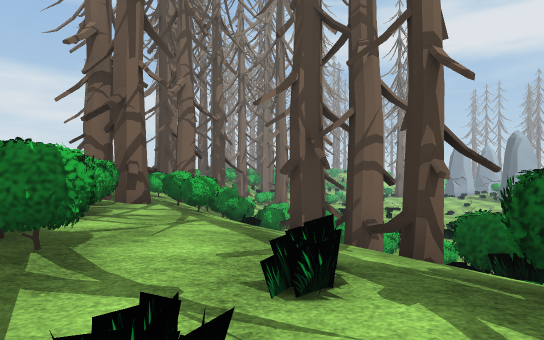
[1] (above)

21 first-person views from a walk through a Unity game level. The camera is 1.2 m above the floor, looks level and sees 75° across. The floor is counted in squares, 2 m on a side. Each view is taken from the middle of a square. On the plan, view 1 faces up. The plan holds only what a view shows up to about 10 squares ahead; the rest is blank. The place goes on beyond the plan. Some surface patterns are stand-ins.

[2]
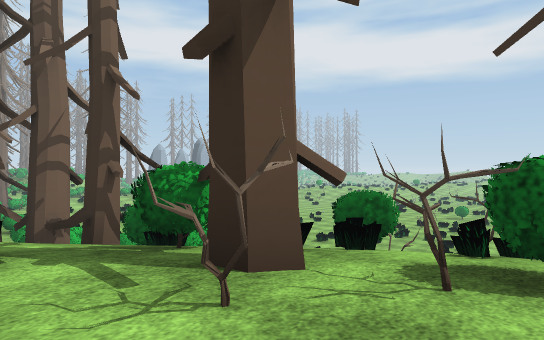

[3]
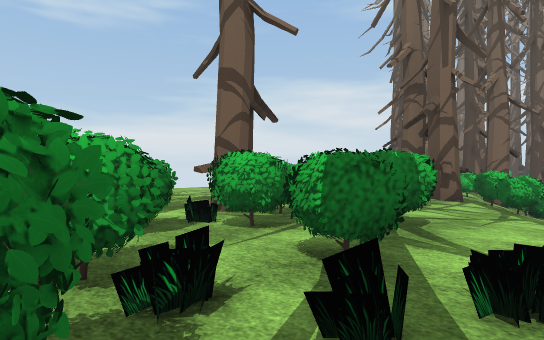

[4]
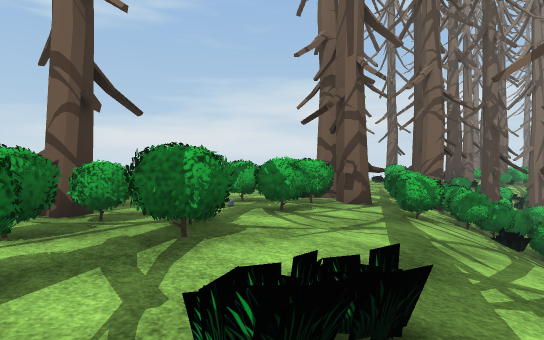

[5]
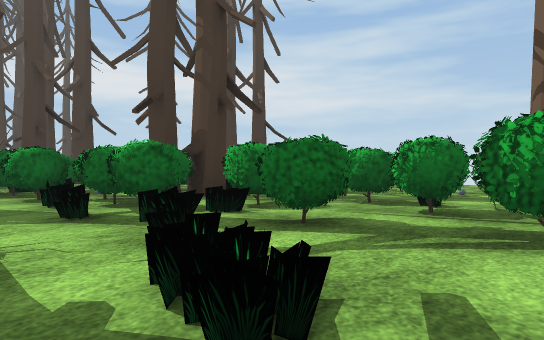

[6]
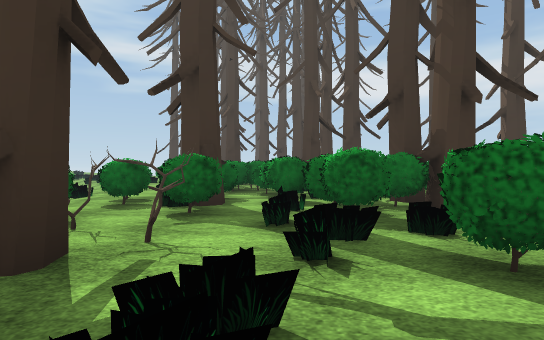

[7]
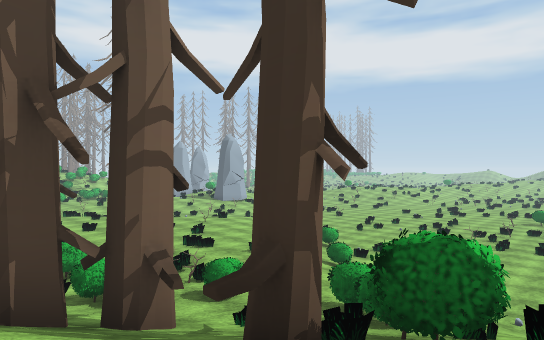

[8]
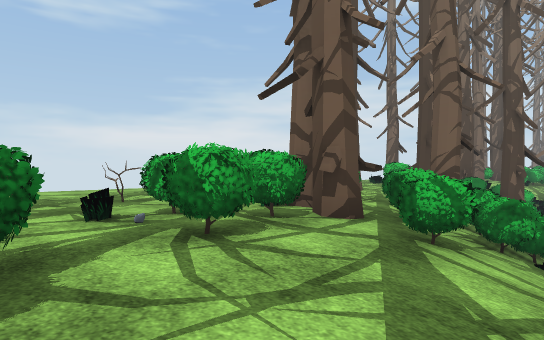

[9]
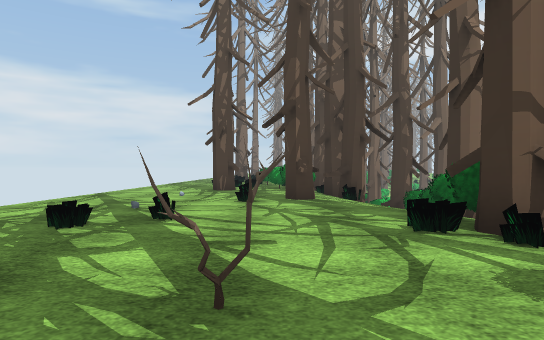

[10]
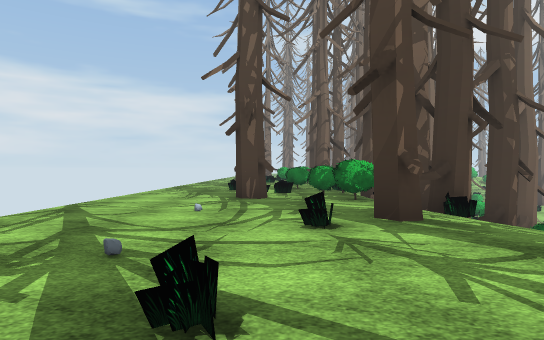

[11]
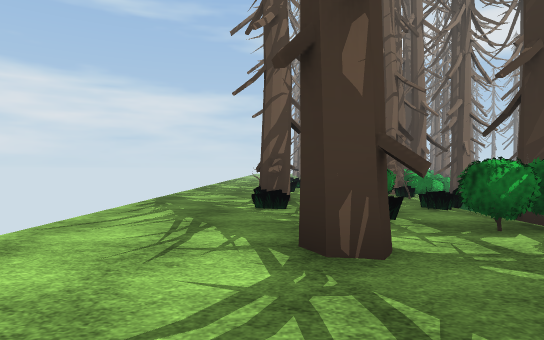

[12]
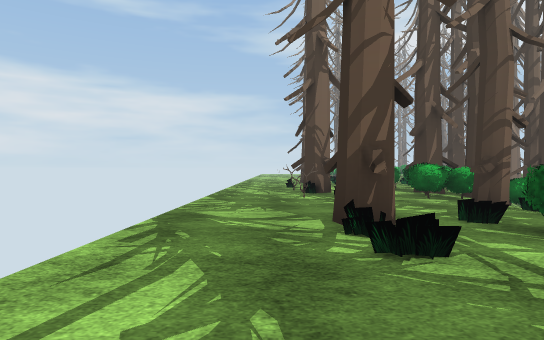

[13]
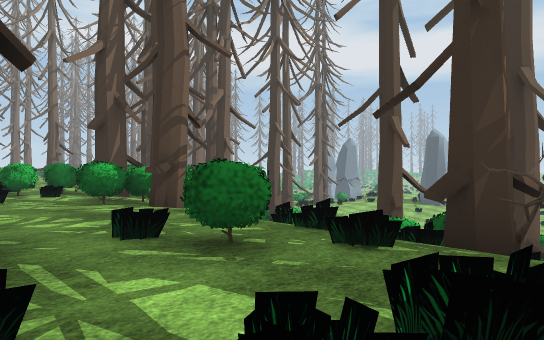

[14]
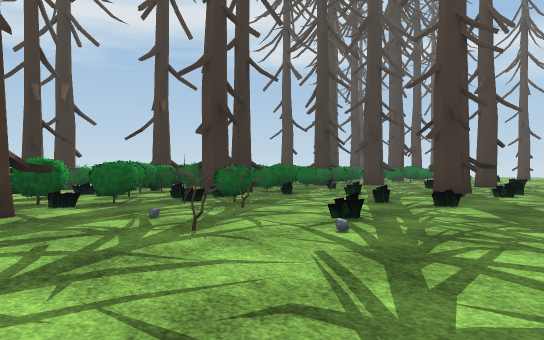

[15]
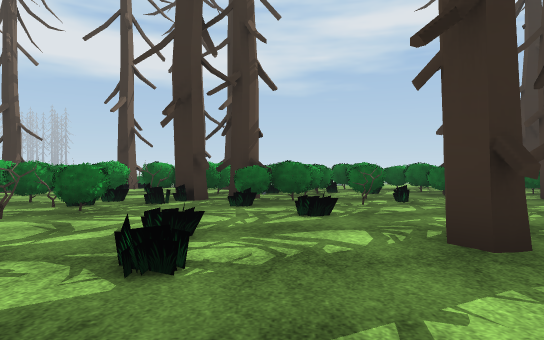

[16]
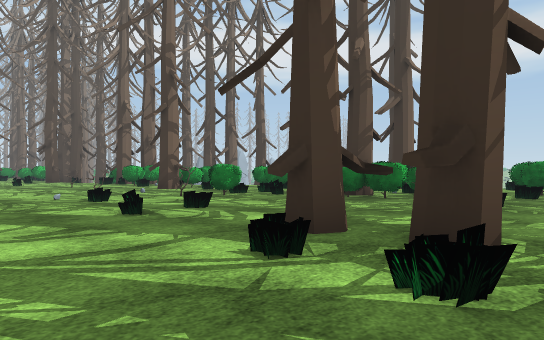

[17]
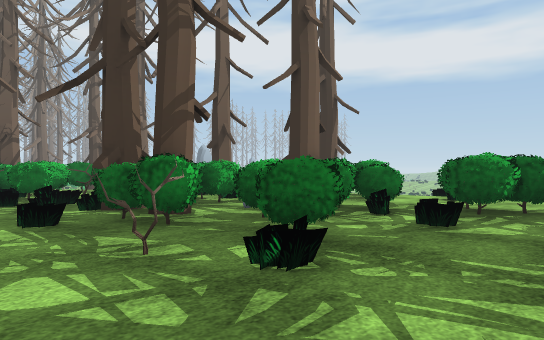

[18]
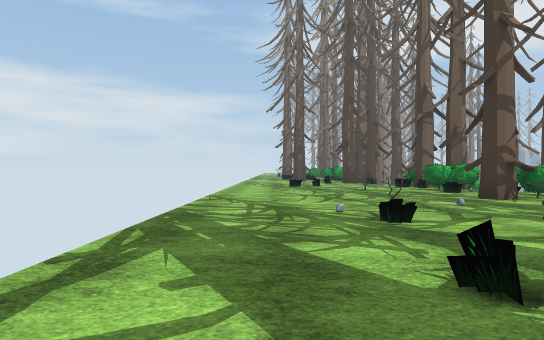

[19]
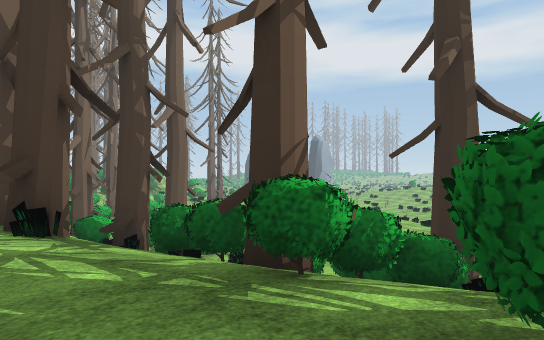

[20]
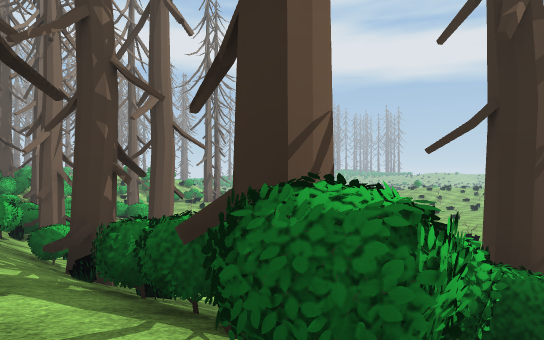

[21]
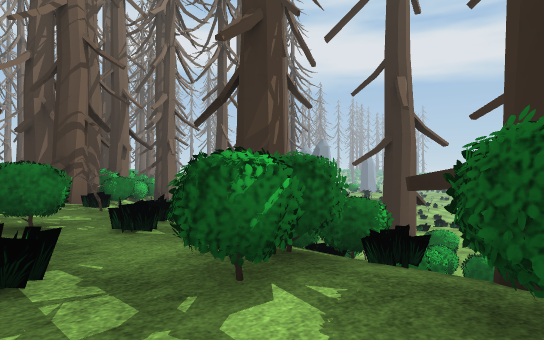

### Floor plan
Key: @ floor where view 1 was taken; # wall or solid block; . main floor; - floor 3.25 m lower than the main floor; _ floor 3.5 m lower than the main floor; < floor 5 m lower than the main floor; / step, stairs or slope; = window, fence, low wall or low ledge; ^ raised ledge; T tree; H thing the floor can be seen under or through.
Columns run from 10 left of view 1 to 11 right of it. Each row starts with its distance up from view 1.
 25 ..T.##
 24 ..T..#T#
 23 ....##^#
 22 ....##//#
 21 .....T
 20 .....// #
 19 ..T.#//^TT##
 18 ....^//## ###
 17 ...../T######
 16 ....#######_
 15 ...T##T=# #
 14 ....##TT###
 13 ......T #
 12 .....T/#####
 11 .....T/T#####  __
 10 ....../#T##T-_#__
  9 .......//#/ ###_
  8  .....####/T #^_/
  7 .......T##/TT////
  6 .......#////T//^
  5 ......##////T##  //<<<
  4 ..........//##/////<<<
  3 .....TT^#.///
  2 ......T##../#
  1 ...#..HHH#..T/^
  0 ......HHH.@##/#
 -1 .....^..H#.^##TT
 -2 .......#######
 -3 .......TT#####
 -4 .......##.^## //
 -5 .......##^H..../
 -6 ...T..#^#.HH..//
 -7 ...T......HH..
 -8 ........#T#

Where each view was taken, in squares from view 1:
view 1: 0 up, 0 right, facing up
view 2: 1 down, 0 right, facing up-right
view 3: 1 down, 0 right, facing up-left
view 4: 1 up, 1 right, facing up-left
view 5: 3 up, 1 right, facing down-left
view 6: 3 up, 0 right, facing down
view 7: 3 up, 0 right, facing up-right
view 8: 3 up, 0 right, facing up-left
view 9: 4 up, 6 left, facing up
view 10: 7 up, 7 left, facing up
view 11: 12 up, 8 left, facing up
view 12: 15 up, 9 left, facing up
view 13: 16 up, 8 left, facing up-right
view 14: 3 up, 10 left, facing down-right
view 15: 4 down, 10 left, facing right
view 16: 8 down, 10 left, facing up-right
view 17: 8 down, 5 left, facing up-right
view 18: 5 down, 9 left, facing up
view 19: 8 up, 5 left, facing up-right
view 20: 9 up, 4 left, facing up-right
view 21: 14 up, 7 left, facing up-right
